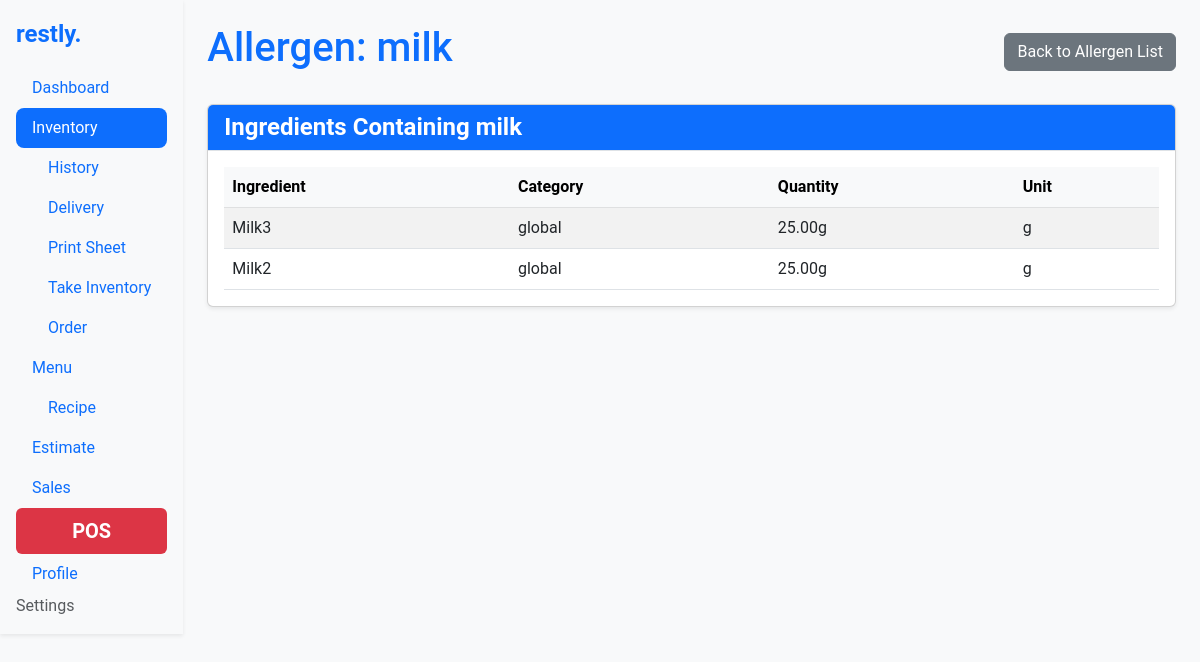
Screenshot of /inventory/allergens/3/ with the database file from the repository.
### inventory/models.py (models this page shows, shortened)
class Allergen(models.Model):
    name = models.CharField(max_length=255, unique=True)

class Ingredient(models.Model):
    UNIT_TYPES = [
        ('g', 'gram'),
        ('ml', 'milliliter'),
        ('pce', 'piece'),
        ('cm', 'centimeter'),
        ('oz', 'ounce'),
        ('fl_oz', 'fluid ounce'),
        ('in', 'inch'),
    ]
    name = models.CharField(max_length=255)
    slug = models.SlugField(max_length=255, unique=True, blank=True)
    quantity = models.FloatField()  # Quantity in stock
    threshold = models.FloatField(default=0)  # Minimum threshold for inventory
    category = models.ForeignKey('Category', on_delete=models.CASCADE)
    unit_type = models.CharField(max_length=10, choices=UNIT_TYPES)
    unit_multiplier = models.FloatField()  # Multiplier for unit type
    unit_cost = models.FloatField()  # Cost per unit
    estimated_usage = models.FloatField(null=True, blank=True)  # Optional, estimated usage per day
    total_cost = models.DecimalField(max_digits=12, decimal_places=6, editable=False)
    history = HistoricalRecords()
    order = models.PositiveIntegerField(default=1)
    change_source = models.CharField(max_length=50, blank=True, null=True)
    allergens = models.ManyToManyField(Allergen, related_name="ingredients", blank=True)
    class Meta:
        ordering = ['order']
        unique_together = ('name', 'category')
    @property
    def converted_quantity(self):
        return self._convert_unit(self.quantity)
    def _convert_unit(self, value):
        metric_conversion_factors = {
            'g': Decimal('1000'),       # 1000 grams = 1 kg
            'ml': Decimal('1000'),      # 1000 milliliters = 1 liter
            'cm': Decimal('100'),       # 100 cm = 1 m
        }
        imperial_conversion_factors = {
            'oz': Decimal('16'),        # 16 ounces = 1 pound
            'fl_oz': Decimal('128'),    # 128 fluid ounces = 1 gallon
            'in': Decimal('12'),        # 12 inches = 1 foot
        }
        if self.unit_type in metric_conversion_factors:
            conversion_factor = metric_conversion_factors[self.unit_type]
            higher_unit = {'g': 'kg', 'ml': 'L', 'cm': 'm'}.get(self.unit_type, self.unit_type)
        elif self.unit_type in imperial_conversion_factors:
            conversion_factor = imperial_conversion_factors[self.unit_type]
            higher_unit = {'oz': 'lb', 'fl_oz': 'gal', 'in': 'ft'}.get(self.unit_type, self.unit_type)
        else:
            conversion_factor = Decimal('1')
            higher_unit = self.unit_type
        base_qty = Decimal(value) * Decimal(self.unit_multiplier)
        if base_qty < conversion_factor:
            return f"{base_qty.quantize(Decimal('.01'), rounding=ROUND_HALF_UP)}{self.unit_type}"
        converted_qty = base_qty / conversion_factor
        return f"{converted_qty.quantize(Decimal('.01'), rounding=ROUND_HALF_UP)}{higher_unit}"

class Category(models.Model):
    name = models.CharField(max_length=100, unique=True, default="global")
    slug = models.SlugField(max_length=100, unique=True, blank=True)
    order = models.PositiveIntegerField(default=1)
    is_prepped = models.BooleanField(default=False, help_text="Is this category for prepped ingredients?")
    parent_category = models.ForeignKey(
        'self', on_delete=models.SET_NULL, null=True, blank=True,
        related_name="child_categories", help_text="Parent category for prepped ingredients."
    )
    class Meta:
        ordering = ['order']

### inventory/views.py (the view)
# urls.py: path('allergens/<int:allergen_id>/', views.allergen_details, name='allergen_details'),
def allergen_details(request, allergen_id):
    allergen = get_object_or_404(Allergen, id=allergen_id)
    ingredients = allergen.ingredients.all().select_related('category')
    context = {
        'allergen': allergen,
        'ingredients': ingredients,
    }
    return render(request, 'inventory/allergen_details.html', context)

### inventory/templates/inventory/allergen_details.html (shortened to what this page needs)
{% extends 'base.html' %}
{% block content %}
<div class="d-flex justify-content-between align-items-center mb-4">
    <h1 class="text-primary">Allergen: {{ allergen.name }}</h1>
    <a href="{% url 'allergen_add' %}" class="btn btn-secondary">
         Back to Allergen List
    </a>
</div>
<div class="card shadow-sm">
    <div class="card-header bg-primary text-white">
        <h2 class="mb-0">Ingredients Containing {{ allergen.name }}</h2>
    </div>
    <div class="card-body">
        {% if ingredients %}
        <table class="table table-striped">
            <thead class="table-light">
                <tr>
                    <th>Ingredient</th>
                    <th>Category</th>
                    <th>Quantity</th>
                    <th>Unit</th>
                </tr>
            </thead>
            <tbody>
                {% for ingredient in ingredients %}
                <tr>
                    <td>{{ ingredient.name.title }}</td>
                    <td>{{ ingredient.category.name }}</td>
                    <td>{{ ingredient.converted_quantity }}</td>
                    <td>{{ ingredient.unit_type }}</td>
                </tr>
                {% endfor %}
            </tbody>
        </table>
        {% else %}
        <p class="text-muted">No ingredients contain this allergen.</p>
        {% endif %}
    </div>
</div>
{% endblock %}

### static/styles.css (style rules this page uses)
body { font-family: 'Roboto', sans-serif; background-color: #f8f9fa; }
.table { margin-bottom: 0; }
.table th, .table td { vertical-align: middle; }
.card-header { background-color: #f8f9fa; border-bottom: 1px solid #dee2e6; }
.card-header h2, .card-header .menu-title { font-size: 1.5rem; font-weight: bold; }

### rows the page displays
Allergen: name "milk"
Ingredient: name "Milk3", category.name "global", converted_quantity "25.00g", unit_type "g"
Ingredient: name "Milk2", category.name "global", converted_quantity "25.00g", unit_type "g"
